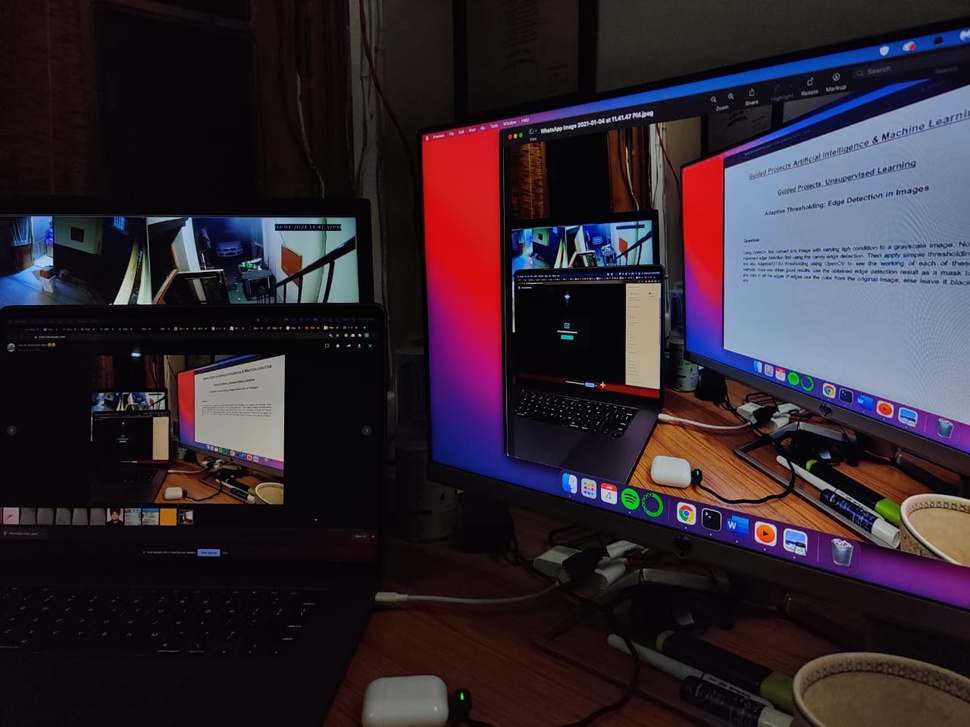
#> input picture img.jpeg, 970 x 727 px, shrunk from 1280 x 960 before the run
$ jupyter execute 'adaptive thresholding Assignment.ipynb'
#> lines starting #> are read from the running program, lines starting #| are printed output that depends on the picture; after the words box and inside, x2 and y2 are one past the last pixel; in counts of white or black regions, pixels touching at a corner belong together
### Using OpenCV, first convert any image with varying ligh condition to a grayscale image. Now implement edge detection first using the canny edge detection. Then apply simple thresholding and also Adaptive/OTSU thresholding using OpenCV to see the working of each of these methods. Once you obtain good results, use the obtained edge detection result as a mask to give color to all the edges (if edges use the color from the original image, else leave it black only

## Importing the libraries

[cell 1]
import cv2
import numpy as np
from matplotlib import pyplot as plt

[cell 2]
img = cv2.imread('img.jpeg',0)
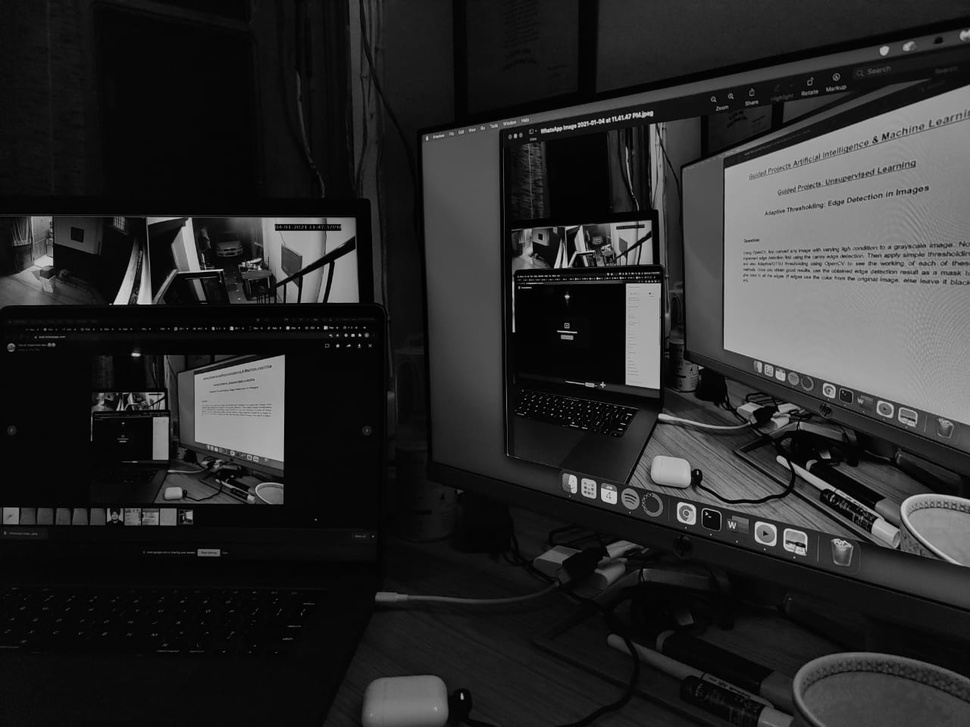
#> img: shape (727, 970); min 0, max 222, mean 41.6
print(type(img))
#| <class 'numpy.ndarray'>
plt.figure(figsize=(14,12))
plt.title("Original Image")
plt.imshow(img,'gray')

[cell 3]
edges = cv2.Canny(img,110,200)
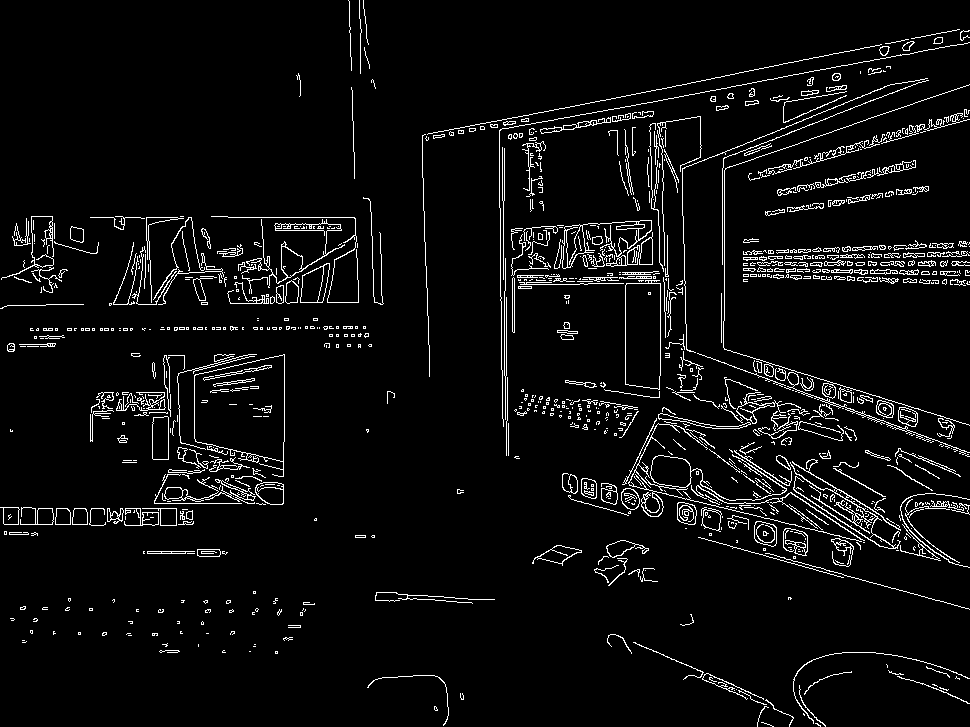
#> edges: shape (727, 970); 5% white in thin lines or dots
plt.figure(figsize=(14,12))
plt.imshow(img,'gray')
plt.imshow(edges,'gray')
plt.xticks([]),plt.yticks([])

plt.show()

## Global Thresholding, Adaptive Mean Thresholding, Adaptive Gaussian Thresholding

[cell 4]
img = cv2.medianBlur(img,5) ## Remove noise using median Blur

## 2nd argument - threshold, 3rd Argument - Value assigned if pixel is greater than threshold
ret,th1 = cv2.threshold(img,127,220,cv2.THRESH_BINARY)
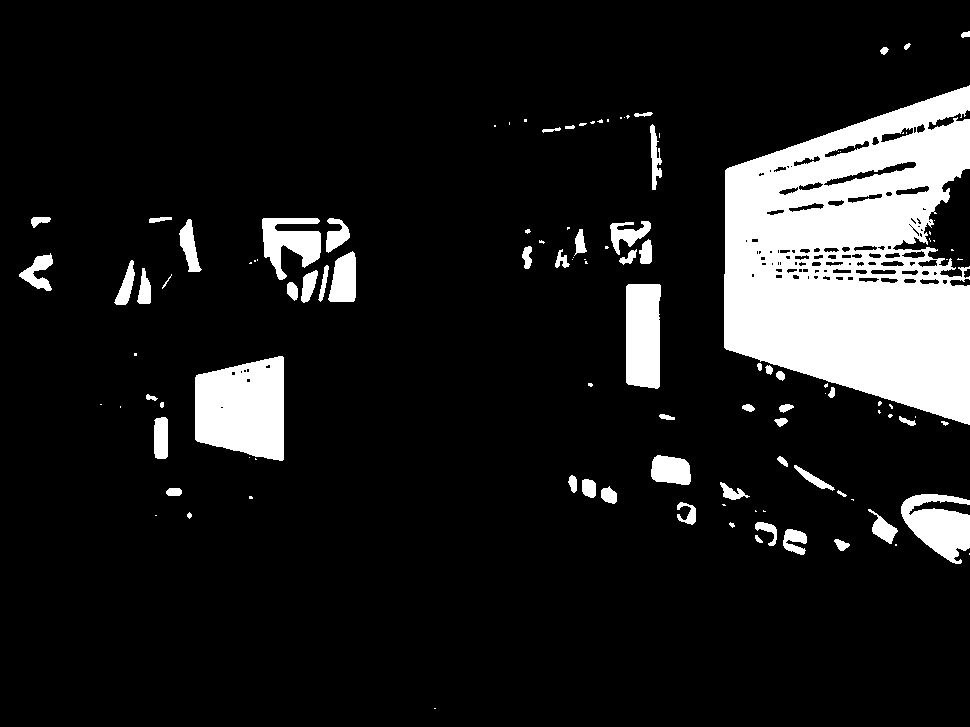
#> th1: shape (727, 970); values 0 (black) and 220 (white), 12% white; 115 white regions (54 under 20 px), largest, box (x1, y1, x2, y2) and area: (724, 85, 970, 425) 56439, (195, 356, 284, 461) 7657, (626, 284, 661, 389) 3484

## threshold value is the mean of neighbourhood area
th2 = cv2.adaptiveThreshold(img,255,cv2.ADAPTIVE_THRESH_MEAN_C,cv2.THRESH_BINARY,9,2)
#> th2: shape (727, 970); 81.9% white; 1749 black regions (1399 under 20 px), largest, box (x1, y1, x2, y2) and area: (417, 0, 970, 613) 53971, (0, 210, 363, 311) 11450, (0, 341, 289, 531) 10414

## threshold value is the weighted sum of neighbourhood values where weights are a gaussian window.
th3 = cv2.adaptiveThreshold(img,255,cv2.ADAPTIVE_THRESH_GAUSSIAN_C,cv2.THRESH_BINARY,9,2)
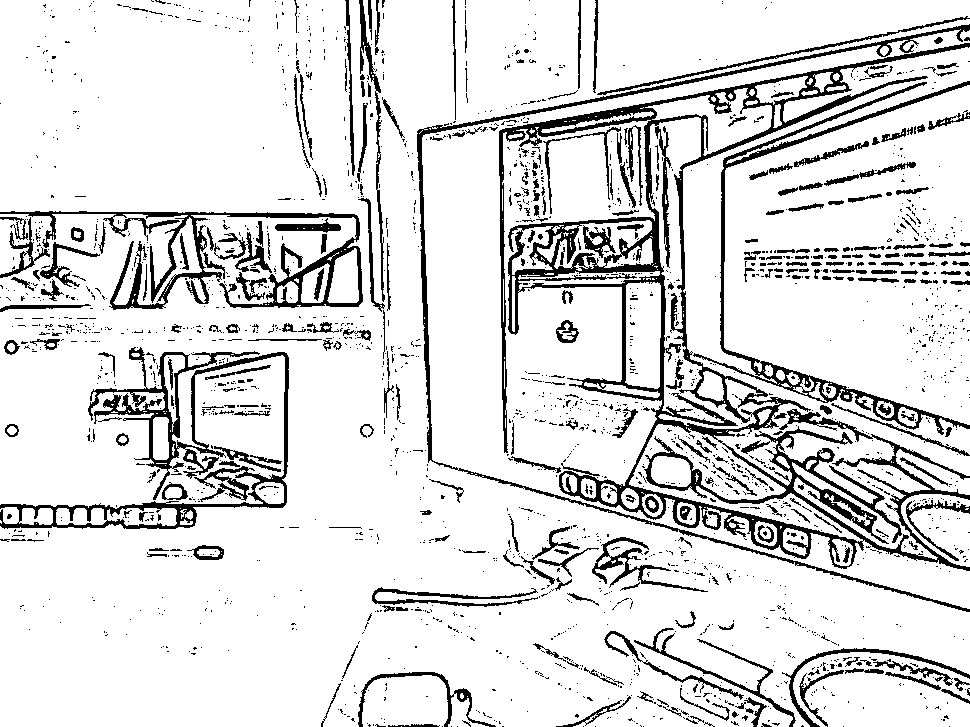
#> th3: shape (727, 970); 86.8% white; 2151 black regions (1845 under 20 px), largest, box (x1, y1, x2, y2) and area: (499, 43, 970, 571) 28853, (0, 347, 289, 529) 7910, (0, 211, 363, 310) 6323

titles = ['After MedianFiltering','Global Thresholding (v = 127)',
            'Adaptive Mean Thresholding', 'Adaptive Gaussian Thresholding']

images = [img, th1, th2, th3]

plt.figure(figsize=(17,15))
for i in range(4):
    plt.subplot(2,2,i+1)
    plt.imshow(images[i],'gray')
    plt.title(titles[i])
    plt.xticks([]),plt.yticks([])

plt.tight_layout()
plt.show()

## Otsu's Thresholding

[cell 5]
ret2,th2 = cv2.threshold(img,0,255,cv2.THRESH_OTSU)
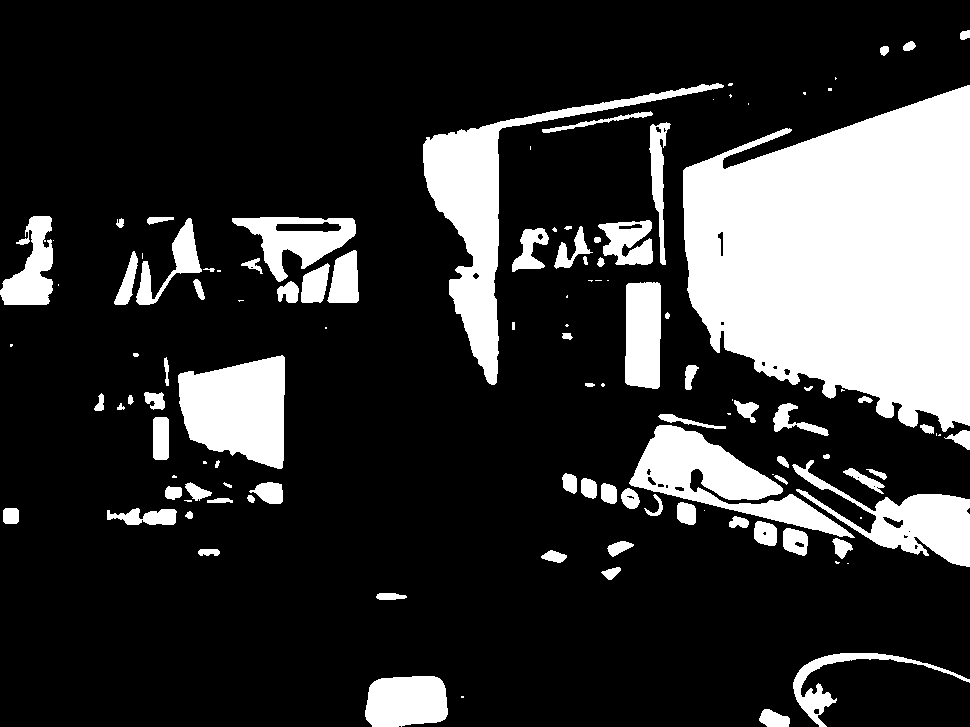
#> th2: shape (727, 970); 20.7% white; 118 white regions (36 under 20 px), largest, box (x1, y1, x2, y2) and area: (683, 85, 970, 432) 72383, (423, 83, 724, 385) 13231, (178, 355, 285, 469) 9052
#> ret2 = 72

fig = plt.figure(figsize=(15,10))
plt.subplot(1,2,1)
plt.imshow(img,'gray')
plt.xticks([]),plt.yticks([])
plt.title("Image After Median Filtering")

plt.subplot(1,2,2)
plt.imshow(th2,'gray')
plt.xticks([]),plt.yticks([])
plt.title("Image after Otsu's Thresholding")
plt.show()

[cell 6]
ret2,th2 = cv2.threshold(img,0,255,cv2.THRESH_BINARY+cv2.THRESH_OTSU)

fig = plt.figure(figsize=(15,10))
plt.subplot(1,2,1)
plt.imshow(img,'gray')
plt.xticks([]),plt.yticks([])
plt.title("Image After Median Filtering")

plt.subplot(1,2,2)
plt.imshow(th2,'gray')
plt.xticks([]),plt.yticks([])
plt.title("Image after Otsu's Thresholding")
plt.show()

[cell 7]
img_org = cv2.imread('img.jpeg')
#> img_org is the input picture: shape (727, 970, 3); mean B, G, R 46.7, 37.1, 48.5

img_final = img_org - th3[:,:,np.newaxis]
plt.figure(figsize=(14,12))
plt.imshow(img_final)
plt.show()

## obtained edge detection result as a mask to give color to all the edges (if edges use the color from the original image, else leave it black only.

[cell 8]
im = cv2.imread('img.jpeg',0)
im2 = cv2.imread('img.jpeg')
#edges = cv2.Canny(im,100,200)
#out = np.bitwise_and(im2, edges[:,:,np.newaxis])
out = np.bitwise_or(im2,th3[:,:,np.newaxis])
plt.figure(figsize=(14,12))
implot = plt.imshow(cv2.cvtColor(out, cv2.COLOR_BGR2RGB))
plt.show()

[cell 9]
im = cv2.imread('img.jpeg',0)
im2 = cv2.imread('img.jpeg')
edges = cv2.Canny(im,100,200)
#> edges: shape (727, 970); 5.2% white in thin lines or dots
out = np.bitwise_and(im2, edges[:,:,np.newaxis])
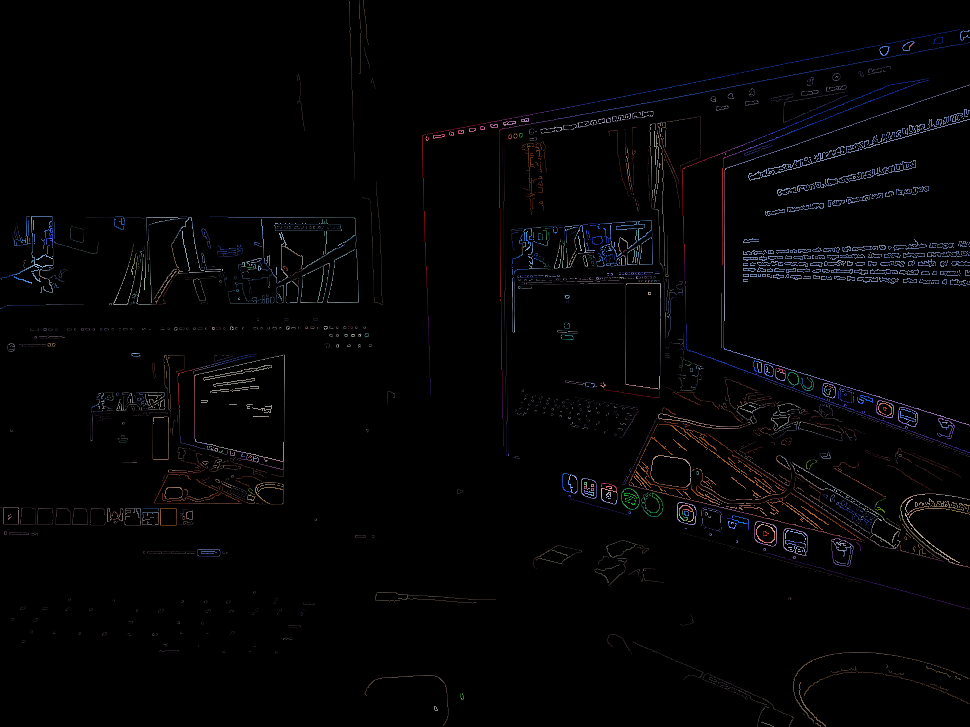
#> out: shape (727, 970, 3); mean B, G, R 4.1, 3.3, 3.6
plt.figure(figsize=(14,12))
implot = plt.imshow(cv2.cvtColor(out, cv2.COLOR_BGR2RGB))
plt.show()
